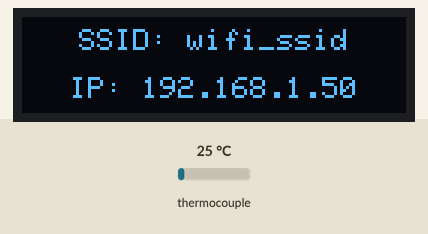
This sketch was run on a simulated ESP8266 (Wemos D1 mini). Parts: 128×32 one-colour display. Inputs (shaded band) come from the test bench; at power-on: thermocouple 25 °C. WiFi joins after 1.5 s; servers stay silent unless stated; the display library's start-up logo is not drawn; network time is answered at once with the bench clock; uploads are accepted with an empty reply; the local clock reads 2024-03-15 10:24:30 at power-on unless the sketch sets it; what the sketch prints to the serial monitor is not drawn.

Above: at 1.6 s.
At 26.4 s:
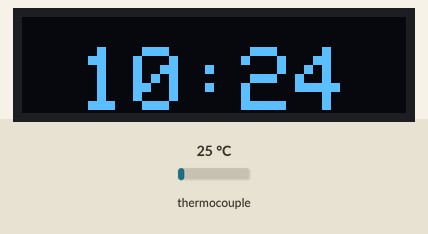
26.5 s: thermocouple set to 6 °C
At 35.5 s:
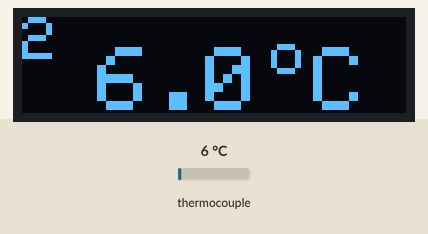
Timing chart, 0 to 37.0 s (numbered marks = the images above; inputs shaded):
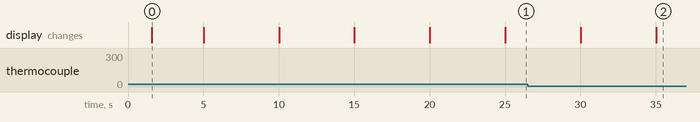

The sketch:

udirna.ino
```cpp
/*
    DONE:
  1) NTP client
  2) Connect display
  3) Connect sensor
  4) Show IP and time
  5) Show temperature

    TODO:
  6) Html temperature
    a) install LAMP (local testing)
    b) create input form
    c) send data
    d) test data
  7) Connect second sensor

  test db:
    database uzeniTest
    user udirna
    password udirna123
*/

#include <Wire.h>
#include <Adafruit_GFX.h>
#include <Adafruit_SSD1306.h>

#include <ESP8266WiFi.h>
#include <WiFiClient.h>
#include <ESP8266WebServer.h>
#include <ESP8266mDNS.h>

#include <ESP8266HTTPClient.h>

#include <NTPClient.h>
#include <WiFiUdp.h>

#include <Adafruit_MAX31865.h>

#include "password.h"

#ifndef STASSID
#define STASSID "wifi_ssid"
#define STAPSK  "wifi_password"
#define KEY "123456"
#define DATAIN "http://www.foo.bar/baz.php"
#endif

const long utcOffsetInSeconds = 7200;

const char *ssid = STASSID;
const char *password = STAPSK;

int temp[2];

// display
#define SCREEN_WIDTH 128 // OLED display width, in pixels
#define SCREEN_HEIGHT 32 // OLED display height, in pixels
#define OLED_RESET     -1 // Reset pin # (or -1 if sharing Arduino reset pin)
Adafruit_SSD1306 display(SCREEN_WIDTH, SCREEN_HEIGHT, &Wire, OLED_RESET);

ESP8266WebServer server(80);

// Define NTP Client to get time
WiFiUDP ntpUDP;
NTPClient timeClient(ntpUDP, "pool.ntp.org", utcOffsetInSeconds);

// The value of the Rref resistor. Use 430.0 for PT100 and 4300.0 for PT1000
#define RREF      430.0
// The 'nominal' 0-degrees-C resistance of the sensor
// 100.0 for PT100, 1000.0 for PT1000
#define RNOMINAL  100.0

char idstr[16] = "";

// Use software SPI: CS, DI, DO, CLK
//Adafruit_MAX31865 thermo = Adafruit_MAX31865(D8, D7, D6, D5); // 10k pulldown on D8
Adafruit_MAX31865 thermo1 = Adafruit_MAX31865(2, 13, 12, 14);
Adafruit_MAX31865 thermo2 = Adafruit_MAX31865(0, 13, 12, 14);

const int led = 13;

void handleRoot() {
  digitalWrite(led, 1);
  char temp[400];
  int sec = millis() / 1000;
  int min = sec / 60;
  int hr = min / 60;

  snprintf(temp, 400,

"<html>\
  <head>\
    <meta http-equiv='refresh' content='5'/>\
    <title>ESP8266 Demo</title>\
    <style>\
      body { background-color: #cccccc; font-family: Arial, Helvetica, Sans-Serif; Color: #000088; }\
    </style>\
  </head>\
  <body>\
    <h1>Hello from ESP8266!</h1>\
    <p>Uptime: %02d:%02d:%02d</p>\
    <p>Time: %2d:%02d:%02d</p>\
  </body>\
</html>",

           hr, min % 60, sec % 60, timeClient.getHours(), timeClient.getMinutes(), timeClient.getSeconds()
          );
  server.send(200, "text/html", temp);
  digitalWrite(led, 0);
}

void handleNotFound() {
  digitalWrite(led, 1);
  String message = "File Not Found\n\n";
  message += "URI: ";
  message += server.uri();
  message += "\nMethod: ";
  message += (server.method() == HTTP_GET) ? "GET" : "POST";
  message += "\nArguments: ";
  message += server.args();
  message += "\n";

  for (uint8_t i = 0; i < server.args(); i++) {
    message += " " + server.argName(i) + ": " + server.arg(i) + "\n";
  }

  server.send(404, "text/plain", message);
  digitalWrite(led, 0);
}

void setup(void) {
  Serial.begin(115200);

  thermo1.begin(MAX31865_3WIRE);
  thermo2.begin(MAX31865_3WIRE);

  // SSD1306_SWITCHCAPVCC = generate display voltage from 3.3V internally
  if(!display.begin(SSD1306_SWITCHCAPVCC, 0x3C))// Address 0x3C for 128x32
    Serial.println(F("SSD1306 allocation failed"));

  // show initial display buffer contents on the screen
  display.display();

  pinMode(led, OUTPUT);
  digitalWrite(led, 0);

  WiFi.mode(WIFI_STA);
  WiFi.begin(ssid, password);
  Serial.println("");

  // Wait for connection
  while (WiFi.status() != WL_CONNECTED) {
    delay(500);
    Serial.print(".");
  }

  Serial.println("");
  Serial.print("Connected to ");
  Serial.println(ssid);
  Serial.print("IP address: ");
  Serial.println(WiFi.localIP());

  if (MDNS.begin("esp8266")) {
    Serial.println("MDNS responder started");
  }

  server.on("/", handleRoot);
  server.onNotFound(handleNotFound);
  server.begin();
  Serial.println("HTTP server started");

  timeClient.begin();

  uint8_t mac[6];
  WiFi.macAddress(mac);
  sprintf(idstr, "d1mini%02X%02X%02X", mac[3], mac[4], mac[5]);

  display_wifi();
}

int read_temperature(uint8_t s) {
  if (s > 1) return 0;

  float t;
  uint16_t rtd;
  if (s == 0) {
    rtd = thermo1.readRTD();
    t = thermo1.temperature(RNOMINAL, RREF);
  }
  else {
    rtd = thermo2.readRTD();
    t = thermo2.temperature(RNOMINAL, RREF);
  }

  int it = round(t * 10);

  Serial.print("Temperature ");
  Serial.print(s + 1);
  Serial.print(" ");
  Serial.print(t);
  Serial.println(" C");

  return it;
}

bool push_data_to_server(float t1, float t2) {
  if (WiFi.status() == WL_CONNECTED) {
    HTTPClient http;
    int it1, dt1, it2, dt2;
    it1 = t1 / 10;
    dt1 = t1 - it1 * 10;
    it2 = t2 / 10;
    dt2 = t2 - it2 * 10;
    char post[128];
    //sprintf(post, "key=blablabla&data=%d.%d", it, dt);
    //http.begin("http://192.168.88.230/test/data_input.php");
    //http.addHeader("Content-Type", "application/x-www-form-urlencoded");
    sprintf(post, "{\"key\":\"%s\", \"idstr\":\"%s\", \"data\":[\"%d.%d\", \"%d.%d\"]}", KEY, idstr, it1, dt1, it2, dt2);
    http.begin(DATAIN);
    http.addHeader("Content-Type", "application/json");
    int httpCode = http.POST(post);
    String payload = http.getString();
    http.end();

    Serial.print("POST ");
    Serial.print(post);
    Serial.print(" ");
    Serial.print(it1);
    Serial.print(".");
    Serial.print(dt1);
    Serial.print(" ");
    Serial.print(it2);
    Serial.print(".");
    Serial.print(dt2);
    Serial.print(" ");
    Serial.println(httpCode);
    Serial.println(payload);

    if (payload == "OK")
      return true;
  }
  return false;
}

void loop(void) {
  timeClient.update();
  server.handleClient();
  MDNS.update();

  static uint32_t temp_t = 30001;
  uint32_t now = millis();
  static uint8_t s = 0;
  if ((now - temp_t) > 30000) {
    temp[s] = read_temperature(s++);
    if (s == 2) {
      push_data_to_server(temp[0], temp[1]);
      temp_t = now;
      s = 0;
    }
  }

  static int disp = 1;
  static uint32_t disp_t = 0;
  if ((now - disp_t) > 5000) {
    disp_t = now;
    switch (disp) {
      case 0: // WIFI
        display_wifi();
        disp ++;
      break;
      case 1: // TIME
        display_time();
        disp ++;
      break;
      case 2: // TEMP 1
        display_temp(0);
        disp ++;
      break;
      case 3: // TEMP 2
        display_temp(1);
        disp = 0;
      break;
    }
  }
}
```

display.ino
```cpp
void display_wifi() {
  display.clearDisplay();
  display.setTextSize(1);      // Normal 1:1 pixel scale
  display.setTextColor(SSD1306_WHITE); // Draw white text
  display.cp437(true);         // Use full 256 char 'Code Page 437' font

  char buff[32];
  int blen;
  IPAddress ip = WiFi.localIP();
  sprintf(buff, "IP: %d.%d.%d.%d", ip[0], ip[1], ip[2], ip[3]);
  blen = strlen(buff);
  display.setCursor(64 - blen*3, 20);     // Start at top-left corner
  display.print(buff);

  sprintf(buff, "SSID: %s", ssid);
  blen = strlen(buff);
  display.setCursor(64 - blen*3, 4);     // Start at top-left corner
  display.print(buff);

  display.display();
}

void display_time() {
  if (timeClient.getEpochTime() < 1000)
    return;

  display.clearDisplay();
  display.setTextSize(3);      // Normal 1:1 pixel scale
  display.setTextColor(SSD1306_WHITE); // Draw white text
  display.cp437(true);         // Use full 256 char 'Code Page 437' font

  char buff[16];
  int blen;
  sprintf(buff, "%2d:%02d", timeClient.getHours(), timeClient.getMinutes());
  blen = strlen(buff);
  display.setCursor(64 - blen*9, 10);     // Start at top-left corner
  display.print(buff);

  display.display();
}

void display_temp(uint8_t s) {
  display.clearDisplay();
  display.setTextSize(2);      // Normal 1:1 pixel scale
  display.setTextColor(SSD1306_WHITE); // Draw white text
  display.cp437(true);         // Use full 256 char 'Code Page 437' font

  display.setCursor(0, 0);
  display.print(s + 1);
  display.setTextSize(3);      // Normal 1:1 pixel scale

  char buff[16];
  int blen;
  int t = temp[s] / 10;
  int dt;
  if (temp[s] >= 0)
    dt = temp[s] - t * 10;
  else
    dt = -temp[s] + t * 10;
  if ((t >= 100) || (t <= -10))
    sprintf(buff, "%d C", t);
  else
    sprintf(buff, "%d.%01d C", t, dt);
  blen = strlen(buff);
  int xs = 70 - blen*9;
  display.setCursor(xs, 10);     // Start at top-left corner
  display.print(buff);

  display.setTextSize(2);
  display.setCursor(xs + blen*18 - 32, 5);
  display.print("o");

  display.display();
}
```

Measured:
- what the display in image 0 shows lasts 3.4 s, from 1.6 s to 5.0 s
